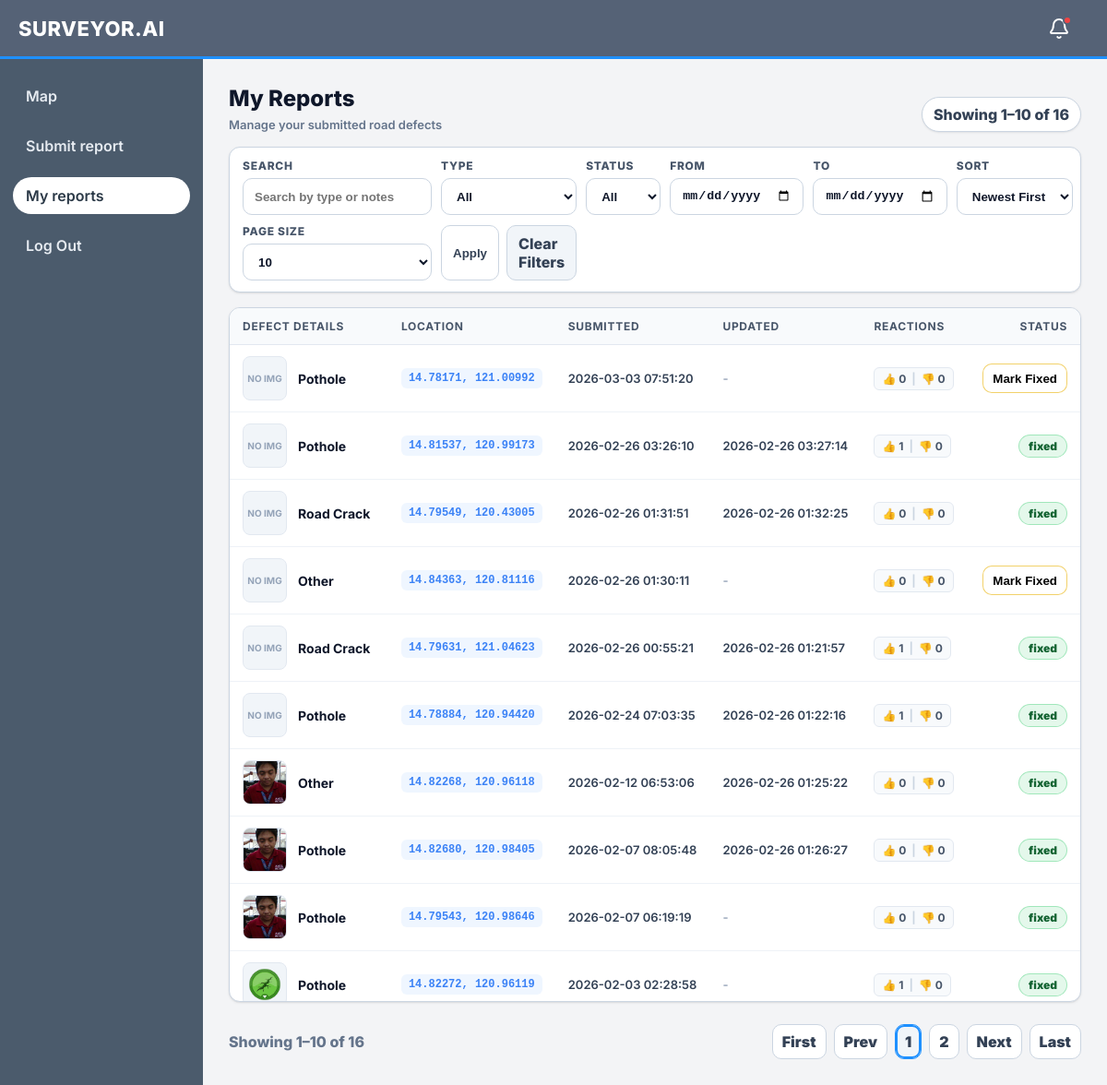
Screenshot of /my-reports (signed in) with the database file from the repository.
### app.py (models this page shows)
class Report(db.Model):
    id = db.Column(db.Integer, primary_key=True)
    user_id = db.Column(db.Integer, db.ForeignKey('user.id'), nullable=False, index=True)
    title = db.Column(db.String(200), nullable=False)
    body = db.Column(db.Text, nullable=False)
    latitude = db.Column(db.Float, nullable=True)
    longitude = db.Column(db.Float, nullable=True)
    obstruction_type = db.Column(db.String(50), nullable=True)
    photo_path = db.Column(db.String(512), nullable=True)
    created_at = db.Column(db.Integer, nullable=False, default=lambda: int(time.time()))
    status_updated_at = db.Column(db.Integer, nullable=True, default=lambda: int(time.time()))
    is_fixed = db.Column(db.Boolean, nullable=False, default=False)
    fixed_at = db.Column(db.Integer, nullable=True)
    is_false_report = db.Column(db.Boolean, nullable=False, default=False)
    thumbs_up_count = db.Column(db.Integer, nullable=False, default=0)
    thumbs_down_count = db.Column(db.Integer, nullable=False, default=0)
    @property
    def created_at_iso(self) -> str:
        try:
            return time.strftime('%Y-%m-%d %H:%M:%S', time.localtime(int(self.created_at)))
        except Exception:
            return str(self.created_at)
    @property
    def status_updated_at_iso(self) -> str:
        try:
            val = int(self.status_updated_at) if self.status_updated_at else int(self.created_at)
            return time.strftime('%Y-%m-%d %H:%M:%S', time.localtime(val))
        except Exception:
            return ''

### app.py (the view, shortened to what this page needs)
@app.route('/my-reports')
def my_reports_page():
    current_user = _require_role('user')
    if not isinstance(current_user, User):
        return current_user
    q = (request.args.get('q') or '').strip()
    type_filter = (request.args.get('type') or '').strip().lower()
    status_filter = (request.args.get('status') or '').strip().lower()
    start_date = (request.args.get('start_date') or '').strip()
    end_date = (request.args.get('end_date') or '').strip()
    sort = (request.args.get('sort') or 'date_desc').strip().lower()
    try:
        page = max(1, int(request.args.get('page', '1')))
    except Exception:
        page = 1
    try:
        per_page = int(request.args.get('per_page', '10'))
    except Exception:
        per_page = 10
    if per_page not in (10, 20, 50):
        per_page = 10
    query = Report.query.filter(Report.user_id == int(current_user.id))
    if start_date:
        try:
            start_ts = int(time.mktime(time.strptime(start_date, "%Y-%m-%d")))
            query = query.filter(Report.created_at >= start_ts)
        except ValueError:
            pass
    if end_date:
        try:
            end_ts = int(time.mktime(time.strptime(end_date, "%Y-%m-%d"))) + 86399
            query = query.filter(Report.created_at <= end_ts)
        except ValueError:
            pass
    query = query.filter(Report.is_false_report == False)
    if sort == 'date_asc':
        query = query.order_by(asc(Report.created_at), asc(Report.id))
    elif sort == 'type':
        query = query.order_by(asc(Report.obstruction_type), desc(Report.created_at), desc(Report.id))
    else:
        sort = 'date_desc'
        query = query.order_by(desc(Report.created_at), desc(Report.id))
    total = query.count()
    pages = max(1, (total + per_page - 1) // per_page)
    if page > pages:
        page = pages
    offset = (page - 1) * per_page
    reports = query.limit(per_page).offset(offset).all()
    start = 0 if total == 0 else offset + 1
    end = 0 if total == 0 else min(total, offset + len(reports))
    return render_template(
        '/my_reports.html',
        current_user=current_user,
        is_admin=False,
        reports=reports,
        q=q,
        type_filter=type_filter,
        status_filter=status_filter,
        start_date=start_date,
        end_date=end_date,
        sort=sort,
        per_page=per_page,
        page=page,
        pages=pages,
        total=total,
        start=start,
        end=end,
    )

### app.py (called while the page is built, shortened)
def _get_current_user():
    uid = session.get('user_id')
    if not uid:
        return None
    try:
        return User.query.get(int(uid))
    except Exception:
        return None

@app.before_request
def _block_writes_during_restore():
    if not RESTORE_STATE.get("in_progress"):
        return None

def _login_required():
    cu = _get_current_user()
    if not cu:
        return redirect(url_for('login', next=request.path))
    return cu

def _require_role(*roles):
    cu = _login_required()
    if not isinstance(cu, User):
        return cu
    role = str(getattr(cu, 'role', '') or '').strip().lower()
    allowed = {str(r).strip().lower() for r in roles}
    if role not in allowed:
        abort(403)
    return cu

@app.context_processor
def inject_notifications():
    uid = session.get('user_id')
    count = 0
    if uid:
        try:
            count = Notification.query.filter_by(user_id=int(uid), is_read=False).count()
        except Exception:
            pass
    return dict(unread_notifications_count=count)

@app.before_request
def _ensure_gps_started():
    global _gps_started
    if not _gps_started:
        ensure_gps_thread()
        _gps_started = True

@app.before_request
def _cleanup_expired_otps_periodically():
    global _otp_cleanup_counter
    _otp_cleanup_counter += 1

### templates/my_reports.html (shortened to what this page needs)
<!DOCTYPE html>
<html>
  <head>
    <link rel="stylesheet" href="{{ url_for('static', filename='css/users.css') }}" />
    <link rel="stylesheet" href="{{ url_for('static', filename='css/my_reports.css') }}" />
    <link rel="stylesheet" href="{{ url_for('static', filename='css/mobile-nav.css') }}" />
  </head>
  <body>
    <header class="topbar">
      <div class="brand">SURVEYOR.AI</div>
      <div style="margin-left:auto; margin-right:12px; position:relative;">
        <button id="notifBtn" style="background:none; border:none; width:40px; height:40px; border-radius:8px; cursor:pointer; display:flex; align-items:center; justify-content:center; position:relative;">
          <img src="{{ url_for('static', filename='icons/bell.svg') }}" width="24" height="24" alt="Notifications" style="filter: brightness(0) invert(1);" />
          <div id="notifBadge" style="position:absolute; top:6px; right:6px; width:10px; height:10px; background:#ef4444; border:2px solid #556276; border-radius:50%; display:none;"></div>
        </button>
      </div>
    </header>
    <div class="layout">
      <aside class="sidebar">
        <nav class="nav">
          <a href="/map">Map</a>
          <a href="/reports">Submit report</a>
          <a class="active" href="/my-reports">My reports</a>
          <a href="/logout">Log Out</a>
        </nav>
      </aside>
      <main class="main">
        <div class="page">
          <div class="page-header">
            <div>
              <div class="title">My Reports</div>
              <div class="subtitle">Manage your submitted road defects</div>
            </div>
            <div class="count">Showing {{ start }}–{{ end }} of {{ total }}</div>
          </div>
          <div class="controls card">
            <form class="controls-inner" method="get" action="{{ url_for('my_reports_page') }}">
              <div class="control-row my-reports-filters">
                <div class="control">
                  <label class="control-label" for="q">Search</label>
                  <input id="q" class="control-input" type="text" name="q" value="{{ q or '' }}" placeholder="Search by type or notes" />
                </div>
                <div class="control">
                  <label class="control-label" for="type">Type</label>
                  <select id="type" class="control-input" name="type">
                    <option value="" {% if not type_filter %}selected{% endif %}>All</option>
                  </select>
                </div>
                <div class="control">
                  <label class="control-label" for="status">Status</label>
                  <select id="status" class="control-input" name="status">
                    <option value="" {% if not status_filter %}selected{% endif %}>All</option>
                  </select>
                </div>
                <div class="control">
                  <label class="control-label" for="start_date">From</label>
                  <input id="start_date" class="control-input" type="date" name="start_date" value="{{ start_date or '' }}" />
                </div>
                <div class="control">
                  <label class="control-label" for="end_date">To</label>
                  <input id="end_date" class="control-input" type="date" name="end_date" value="{{ end_date or '' }}" />
                </div>
                <div class="control">
                  <label class="control-label" for="sort">Sort</label>
                  <select id="sort" class="control-input" name="sort">
                    <option value="date_desc" {% if sort == 'date_desc' %}selected{% endif %}>Newest First</option>
                  </select>
                </div>
                <div class="control">
                  <label class="control-label" for="per_page">Page size</label>
                  <select id="per_page" class="control-input" name="per_page">
                    <option value="10" {% if per_page == 10 %}selected{% endif %}>10</option>
                  </select>
                </div>
                <div class="control actions">
                  <button class="btn" type="submit">Apply</button>
                  <a class="btn secondary" href="{{ url_for('my_reports_page') }}">Clear Filters</a>
                </div>
              </div>
            </form>
          </div>
          <div class="card">
            <div class="table-wrap tall">
              <table class="table" aria-label="My reports table">
                <thead>
                  <tr>
                    <th style="width: 25%;">Defect Details</th>
                    <th style="width: 15%;">Location</th>
                    <th style="width: 15%;">Submitted</th>
                    <th style="width: 15%;">Updated</th>
                    <th style="width: 15%;">Reactions</th>
                    <th style="width: 15%; text-align: right;">Status</th>
                  </tr>
                </thead>
                <tbody>
                  {% if reports and reports|length > 0 %}
                    {% for r in reports %}
                      <tr>
                        <td>
                          <div class="report-cell">
                            <a class="report-thumb"
                               {% if r.photo_path %}href="{{ url_for('static', filename=r.photo_path) }}" target="_blank" rel="noopener"{% endif %}>
                              {% if r.photo_path %}
                                <img src="{{ url_for('static', filename=r.photo_path) }}" alt="Evidence">
                              {% else %}
                                <span>No Img</span>
                              {% endif %}
                            </a>
                            <div class="report-info">
                              <div class="report-type">{{ r.obstruction_type or 'Unknown' }}</div>
                            </div>
                          </div>
                        </td>
                        <td>
                          {% if r.latitude is not none and r.longitude is not none %}
                            <a href="{{ url_for('map_page', lat=r.latitude, lng=r.longitude) }}" class="coords-link" title="View on map">
                              {{ '%.5f'|format(r.latitude) }}, {{ '%.5f'|format(r.longitude) }}
                            </a>
                          {% else %}
                            <span class="muted" style="font-size:12px;">No location</span>
                          {% endif %}
                        </td>
                        <td>
                          <div class="timestamp-cell" style="font-size: 13px; color: #334155;">{{ r.created_at_iso }}</div>
                        </td>
                        <td>
                          <div class="timestamp-cell" style="font-size: 13px; color: #334155;">
                            {% if r.status_updated_at and r.status_updated_at != r.created_at %}
                              {{ r.status_updated_at_iso }}
                            {% else %}
                              <span style="color: #94a3b8;">-</span>
                            {% endif %}
                          </div>
                        </td>
                        <td>
                          <div class="reaction-pill">
                            <span title="Thumbs Up">👍 {{ r.thumbs_up_count }}</span>
                            <span style="color:#cbd5e1">|</span>
                            <span title="Thumbs Down">👎 {{ r.thumbs_down_count }}</span>
                          </div>
                        </td>
                        <td style="text-align: right;">
                          {% if r.is_fixed %}
                            <span class="badge badge--active">Fixed</span>
                          {% else %}
                            <button class="mini-btn warn" onclick="markAsFixed({{ r.id }})" title="Mark as Fixed">
                              Mark Fixed
                            </button>
                          {% endif %}
                        </td>
                      </tr>
                    {% endfor %}
                  {% endif %}
                </tbody>
              </table>
            </div>
          </div>
          <div class="pagination">
            <div class="range">Showing {{ start }}–{{ end }} of {{ total }}</div>
            <div class="pager">
              <a class="page-btn" href="{{ url_for('my_reports_page', q=q, type=type_filter, status=status_filter, sort=sort, per_page=per_page, page=1) }}">First</a>
              <a class="page-btn" href="{{ url_for('my_reports_page', q=q, type=type_filter, status=status_filter, sort=sort, per_page=per_page, page=(page-1 if page>1 else 1)) }}">Prev</a>
              {% set start_page = (page - 2) if (page - 2) > 1 else 1 %}
              {% set end_page = (page + 2) if (page + 2) < pages else pages %}
              {% for p in range(start_page, end_page + 1) %}
                <a class="page-num {% if p == page %}active{% endif %}" href="{{ url_for('my_reports_page', q=q, type=type_filter, status=status_filter, sort=sort, per_page=per_page, page=p) }}">{{ p }}</a>
              {% endfor %}
              <a class="page-btn" href="{{ url_for('my_reports_page', q=q, type=type_filter, status=status_filter, sort=sort, per_page=per_page, page=(page+1 if page<pages else pages)) }}">Next</a>
              <a class="page-btn" href="{{ url_for('my_reports_page', q=q, type=type_filter, status=status_filter, sort=sort, per_page=per_page, page=pages) }}">Last</a>
            </div>
          </div>
        </div>
      </main>
    </div>
  </body>
</html>

### static/css/my_reports.css (style rules this page uses)
.report-cell { display: flex; align-items: center; gap: 12px; }
.report-thumb { width: 48px; height: 48px; border-radius: 8px; background: #f1f5f9; border: 1px solid #e2e8f0; overflow: hidden; flex-shrink: 0; display: flex; align-items: center; justify-content: center; color: #94a3b8; font-size: 10px; font-weight: 700; text-transform: uppercase; }
.report-thumb img { width: 100%; height: 100%; object-fit: cover; }
.report-info { display: flex; flex-direction: column; gap: 2px; }
.report-type { font-weight: 700; color: #0f172a; font-size: 14px; }
.reaction-pill { display: inline-flex; align-items: center; gap: 6px; background: #f8fafc; border: 1px solid #e2e8f0; padding: 4px 8px; border-radius: 6px; font-size: 12px; font-weight: 700; color: #475569; }

### rows the page displays
Report: shows "NO IMG", obstruction_type "Pothole", latitude "14.78171", longitude "121.00992", created_at_iso "2026-03-03 07:51:20", thumbs_up_count "0", thumbs_down_count "0"
Report: shows "NO IMG", obstruction_type "Pothole", latitude "14.81537", longitude "120.99173", created_at_iso "2026-02-26 03:26:10", status_updated_at_iso "2026-02-26 03:27:14", thumbs_up_count "1", thumbs_down_count "0", is_fixed "fixed"
Report: shows "NO IMG", obstruction_type "Road Crack", latitude "14.79549", longitude "120.43005", created_at_iso "2026-02-26 01:31:51", status_updated_at_iso "2026-02-26 01:32:25", thumbs_up_count "0", thumbs_down_count "0", is_fixed "fixed"
Report: shows "NO IMG", obstruction_type "Other", latitude "14.84363", longitude "120.81116", created_at_iso "2026-02-26 01:30:11", thumbs_up_count "0", thumbs_down_count "0"
Report: shows "NO IMG", obstruction_type "Road Crack", latitude "14.79631", longitude "121.04623", created_at_iso "2026-02-26 00:55:21", status_updated_at_iso "2026-02-26 01:21:57", thumbs_up_count "1", thumbs_down_count "0", is_fixed "fixed"
Report: shows "NO IMG", obstruction_type "Pothole", latitude "14.78884", longitude "120.94420", created_at_iso "2026-02-24 07:03:35", status_updated_at_iso "2026-02-26 01:22:16", thumbs_up_count "1", thumbs_down_count "0", is_fixed "fixed"
Report: photo_path (picture), obstruction_type "Other", latitude "14.82268", longitude "120.96118", created_at_iso "2026-02-12 06:53:06", status_updated_at_iso "2026-02-26 01:25:22", thumbs_up_count "0", thumbs_down_count "0", is_fixed "fixed"
Report: photo_path (picture), obstruction_type "Pothole", latitude "14.82680", longitude "120.98405", created_at_iso "2026-02-07 08:05:48", status_updated_at_iso "2026-02-26 01:26:27", thumbs_up_count "0", thumbs_down_count "0", is_fixed "fixed"
Report: photo_path (picture), obstruction_type "Pothole", latitude "14.79543", longitude "120.98646", created_at_iso "2026-02-07 06:19:19", thumbs_up_count "0", thumbs_down_count "0", is_fixed "fixed"
Report: photo_path (picture), obstruction_type "Pothole", latitude "14.82272", longitude "120.96119", created_at_iso "2026-02-03 02:28:58", thumbs_up_count "1", thumbs_down_count "0", is_fixed "fixed"

### other values shown
{{ start }} "1"
{{ end }} "10"
{{ total }} "16"
{{ p }} "1" "2"
